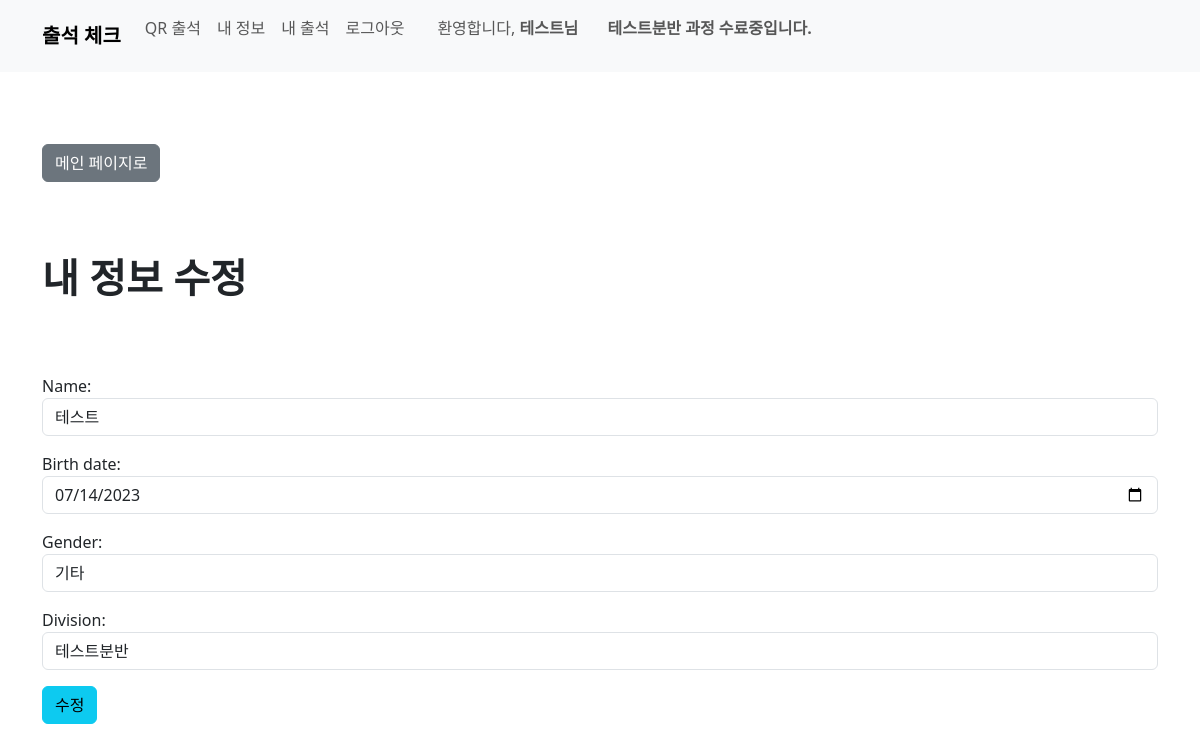
Page /user/edit_student/ (signed in) on the committed database.
### user/models.py (models this page shows)
class Student(models.Model):
    GENDER_CHOICES = (
        ('M', '남자'),
        ('F', '여자'),
        ('O', '기타'),
    )
    user = models.OneToOneField(User, on_delete=models.CASCADE)
    name = models.CharField(max_length=10)
    birth_date = models.DateField()
    gender = models.CharField(max_length=1, choices=GENDER_CHOICES)
    division = models.ForeignKey(Division, on_delete=models.CASCADE)
    qr_code = models.ImageField(upload_to='qr_codes/')
    current_course_name = models.CharField(max_length=20, default="수강중인 강의 없음", null=True)
    def __str__(self):
        return self.name

class Division(models.Model):
    name = models.CharField(max_length=50)
    def __str__(self):
        return self.name

### user/views.py (the view)
# urls.py: path('edit_student/', views.edit_student, name='edit_student'),
@login_required
def edit_student(request):
    student = request.user.student
    if request.method == 'POST':
        form = StudentEditForm(request.POST, instance=student)
        if form.is_valid():
            form.save()
            return redirect('user:student_detail')  # Replace 'profile' with the appropriate URL name for the profile page
    else:
        form = StudentEditForm(instance=student)
    return render(request, 'user/student/edit_student.html', {'form': form})

### user/forms.py
class StudentEditForm(forms.ModelForm):
    class Meta:
        model = Student
        fields = ['name', 'birth_date', 'gender', 'division']
        widgets = {
            'name': forms.TextInput(attrs={'class': 'form-control'}),
            'birth_date': forms.DateInput(attrs={'class': 'form-control', 'type': 'date'}),
            'gender': forms.Select(attrs={'class': 'form-control'}),
            'division': forms.Select(attrs={'class': 'form-control'}),
        }

### user/templates/user/student/edit_student.html (shortened to what this page needs)
{% load static %}
{% load django_bootstrap5 %}
{% bootstrap_css %}
<!DOCTYPE html>
<html>
<head>
</head>
<body>
  {% include 'home/navbar.html' %}
  <br><br><br>
    <div class="container">
      <a class="btn btn-secondary" href="{% url 'user:student_detail' %}" role="button">메인 페이지로</a>
      <br><br><br><br>
      <h1><b>내 정보 수정</b></h1>
      <br><br>
      <form method="POST">
        {{ form.as_p }}
        <button type="submit" class="btn btn-info">수정</button>
      </form>
  </div>
</body>
</html>

### home/templates/home/navbar.html (shortened to what this page needs)
{% load django_bootstrap5 %}
{% bootstrap_css %}
<nav class="navbar navbar-expand-lg bg-body-tertiary bg-light">
  <div class="container-fluid container">
      <a class="navbar-brand" href="{% url 'home:home' %}"><b>출석 체크</b></a>
      <div class="collapse navbar-collapse" id="navbarNav">
          <ul class="navbar-nav mb-3">
              {% if user.is_authenticated %}
                  {% if user.is_staff %}
                      <li class="nav-item">
                        <a class="nav-link" aria-current="page" href="{% url 'home:home' %}">메인 페이지</a>
                      </li>
                      <li class="nav-item">
                        <a class="nav-link" aria-current="page" href="{% url 'user:admin_home' %}">관리자 페이지</a>
                      </li>
                      <li class="nav-item">
                        <a class="nav-link" aria-current="page" href="{% url 'home:logout' %}">로그아웃</a>
                      </li>
                      {% if user.student %}
                      <span class="navbar-text mr-3">
                        &nbsp;&nbsp;&nbsp;&nbsp;&nbsp; 환영합니다, <b> {{ user.student }} </b>
                      </span>
                      {% else %}
                      <span class="navbar-text mr-3">
                        &nbsp;&nbsp;&nbsp;&nbsp;&nbsp; 환영합니다, <b> {{ user }} [관리자 계정] </b>
                      </span>
                      {% endif %}
                  {% else %}
                    <li class="nav-item">
                        <a class="nav-link" aria-current="page" href="{% url 'home:home' %}">QR 출석</a>
                    </li>
                    <li class="nav-item">
                        <a class="nav-link" href="{% url 'user:student_detail' %}">내 정보</a>
                    </li>
                    <li class="nav-item">
                        <a class="nav-link" href="{% url 'user:student_attendance_detail' %}">내 출석</a>
                    </li>
                    <li class="nav-item">
                      <a class="nav-link" aria-current="page" href="{% url 'home:logout' %}">로그아웃</a>
                    </li>
                    {% if user.student %}
                    <span class="navbar-text mr-3">
                      &nbsp;&nbsp;&nbsp;&nbsp;&nbsp; 환영합니다, <b> {{ user.student }}님 </b>
                      &nbsp;&nbsp;&nbsp;&nbsp;&nbsp; <b> {{ user.student.division }} 과정 수료중입니다.</b>
                    </span>
                    {% else %}
                    <span class="navbar-text mr-3">
                      &nbsp;&nbsp;&nbsp;&nbsp;&nbsp; 환영합니다, <b> {{ user }} </b>
                    </span>
                    {% endif %}
                  {% endif %}
              {% else %}
                <li class="nav-item">
                  <a class="nav-link active" href="{% url 'home:login' %}">로그인</a>
                </li>
              {% endif %}
          </ul>
      </div>
  </div>
</nav>

### rows in the picture
Student: name "테스트", birth_date "07/14/2023", gender "기타", division "테스트분반"

### other values in the picture
{{ user.student }} "테스트"
{{ user.student.division }} "테스트분반"
